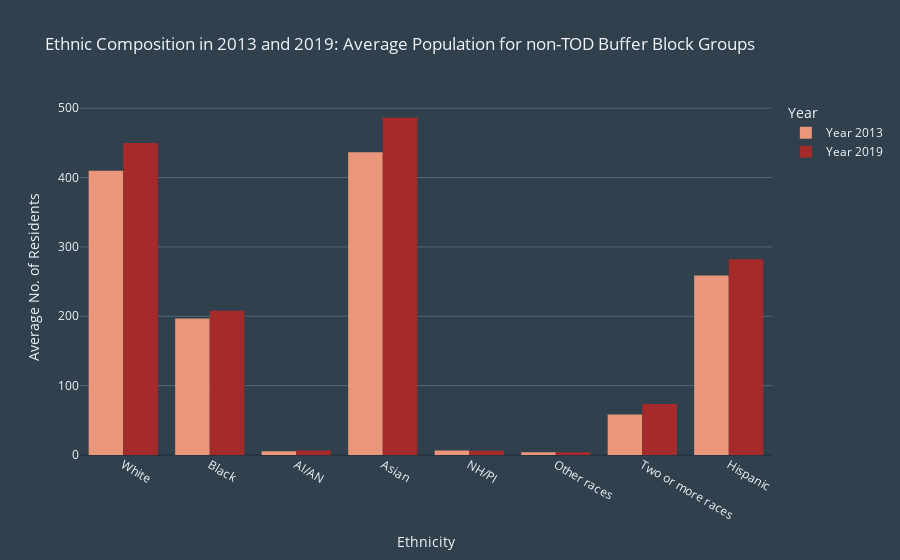

Notebook cell for this chart:
### Code cell
# a simple bar chart, putting date on the x-axis

fig = px.bar(non_tod_buffer_blockabsolute,
             x='Ethnicity',
             y=['Year 2013', 'Year 2019'],
             barmode='group',
             height=600,
             title="Ethnic Composition in 2013 and 2019: Average Population for non-TOD Buffer Block Groups",
             color_discrete_sequence=["#e9967a","#a52a2a"],
             labels={'Ethnicity':'Ethnicity','value':'Average No. of Residents', 'variable':'Year'}
                     )

# get rid of white lines inside the bars
fig.update_traces(marker_line_width=0)
fig.layout.template = 'custom_dark'

fig.write_html('htmls/non_tod_buffer_block_average_absolute.html')

# show the figure
fig.show()

### Figure 1 — Plotly figure (JSON) as saved in the notebook; plotly's stock layout.template omitted (floating-point values rounded to 4 significant figures)
{"data": [{"alignmentgroup": "True", "hovertemplate": "Year=Year 2013<br>Ethnicity=%{x}<br>Average No. of Residents=%{y}<extra></extra>", "legendgroup": "Year 2013", "marker": {"color": "#e9967a", "line": {"width": 0}, "pattern": {"shape": ""}}, "name": "Year 2013", "offsetgroup": "Year 2013", "orientation": "v", "showlegend": true, "textposition": "auto", "type": "bar", "x": ["White", "Black", "AI/AN", "Asian", "NH/PI", "Other races", "Two or more races", "Hispanic"], "xaxis": "x", "y": [409.7, 196.8, 5.347, 436.3, 6.579, 3.968, 58.38, 258.8], "yaxis": "y"}, {"alignmentgroup": "True", "hovertemplate": "Year=Year 2019<br>Ethnicity=%{x}<br>Average No. of Residents=%{y}<extra></extra>", "legendgroup": "Year 2019", "marker": {"color": "#a52a2a", "line": {"width": 0}, "pattern": {"shape": ""}}, "name": "Year 2019", "offsetgroup": "Year 2019", "orientation": "v", "showlegend": true, "textposition": "auto", "type": "bar", "x": ["White", "Black", "AI/AN", "Asian", "NH/PI", "Other races", "Two or more races", "Hispanic"], "xaxis": "x", "y": [449.9, 207.9, 6.6, 486.2, 6.189, 3.811, 73.41, 282.1], "yaxis": "y"}], "layout": {"autosize": true, "barmode": "group", "legend": {"title": {"text": "Year"}, "tracegroupgap": 0}, "title": {"text": "Ethnic Composition in 2013 and 2019: Average Population for non-TOD Buffer Block Groups"}, "xaxis": {"anchor": "y", "autorange": true, "domain": [0, 1], "range": [-0.5, 7.5], "title": {"text": "Ethnicity"}, "type": "category"}, "yaxis": {"anchor": "x", "autorange": true, "domain": [0, 1], "range": [0, 511.8], "title": {"text": "Average No. of Residents"}, "type": "linear"}}}
